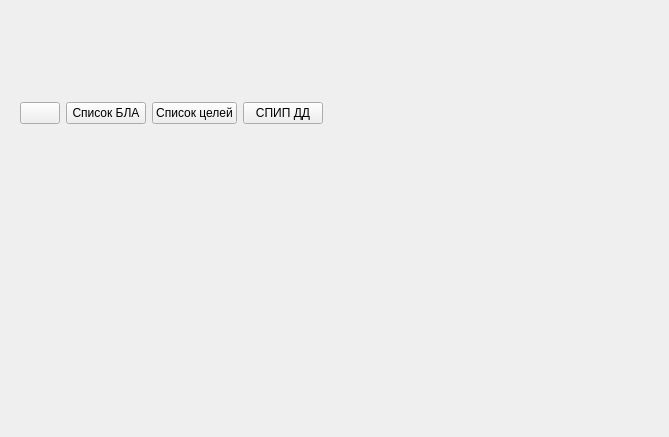
<?xml version="1.0" encoding="UTF-8"?>
<ui version="4.0">
 <class>MapControllerWidget</class>
 <widget class="QWidget" name="MapControllerWidget">
  <property name="geometry">
   <rect>
    <x>0</x>
    <y>0</y>
    <width>669</width>
    <height>437</height>
   </rect>
  </property>
  <property name="windowTitle">
   <string>Form</string>
  </property>
  <layout class="QGridLayout" name="gridLayout">
   <item row="1" column="0">
    <widget class="PwGisWidget" name="_pwwidget" native="true"/>
   </item>
   <item row="0" column="0">
    <widget class="QWidget" name="_panel_widget" native="true">
     <property name="layoutDirection">
      <enum>Qt::LeftToRight</enum>
     </property>
     <layout class="QHBoxLayout" name="horizontalLayout">
      <property name="sizeConstraint">
       <enum>QLayout::SetDefaultConstraint</enum>
      </property>
      <item>
       <widget class="QPushButton" name="pb">
        <property name="sizePolicy">
         <sizepolicy hsizetype="Maximum" vsizetype="Fixed">
          <horstretch>0</horstretch>
          <verstretch>0</verstretch>
         </sizepolicy>
        </property>
        <property name="text">
         <string/>
        </property>
       </widget>
      </item>
      <item>
       <widget class="QPushButton" name="pb_show_BLA_tree">
        <property name="sizePolicy">
         <sizepolicy hsizetype="Maximum" vsizetype="Fixed">
          <horstretch>0</horstretch>
          <verstretch>0</verstretch>
         </sizepolicy>
        </property>
        <property name="text">
         <string>Список БЛА</string>
        </property>
       </widget>
      </item>
      <item>
       <widget class="QPushButton" name="pb_show_BPLA_tree">
        <property name="sizePolicy">
         <sizepolicy hsizetype="Maximum" vsizetype="Fixed">
          <horstretch>0</horstretch>
          <verstretch>0</verstretch>
         </sizepolicy>
        </property>
        <property name="text">
         <string>Список целей</string>
        </property>
       </widget>
      </item>
      <item>
       <widget class="QPushButton" name="pb_show_NiiPP">
        <property name="sizePolicy">
         <sizepolicy hsizetype="Maximum" vsizetype="Fixed">
          <horstretch>0</horstretch>
          <verstretch>0</verstretch>
         </sizepolicy>
        </property>
        <property name="text">
         <string>СПИП ДД</string>
        </property>
       </widget>
      </item>
      <item>
       <spacer name="horizontalSpacer">
        <property name="orientation">
         <enum>Qt::Horizontal</enum>
        </property>
        <property name="sizeHint" stdset="0">
         <size>
          <width>40</width>
          <height>20</height>
         </size>
        </property>
       </spacer>
      </item>
     </layout>
    </widget>
   </item>
  </layout>
 </widget>
 <customwidgets>
  <customwidget>
   <class>PwGisWidget</class>
   <extends>QWidget</extends>
   <header location="global">PwGis/pwgiswidget.h</header>
   <container>1</container>
  </customwidget>
 </customwidgets>
 <resources/>
 <connections/>
</ui>
